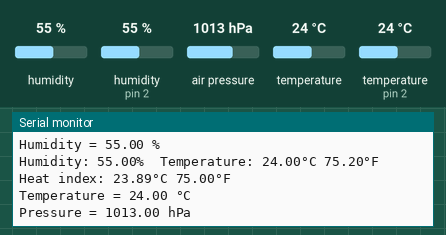
A sketch run on a simulated Arduino Uno, built with avr-gcc and run on an emulated ATmega328P. Parts: the last lines printed to the serial monitor. Inputs (shaded band) come from the test bench; at power-on: humidity 55 %, humidity (sensor on pin 2) 55 %, air pressure 1013 hPa, temperature (sensor on pin 2) 24 °C, temperature 24 °C.

Above: at 1.2 s.
1.3 s: humidity (sensor 0) set to 22 %
At 2.0 s:
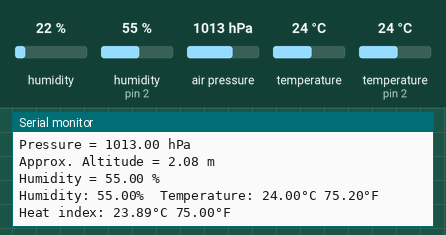
2.8 s: humidity (sensor on pin 2) set to 22 %
At 3.8 s:
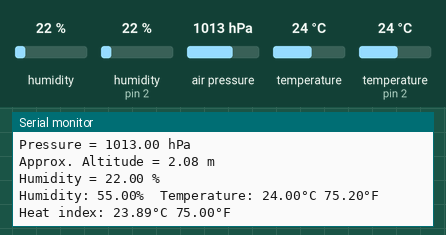
4.3 s: air pressure set to 952 hPa
At 5.4 s:
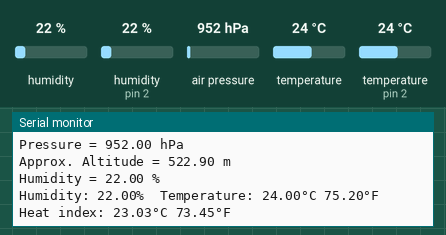
5.8 s: temperature (sensor on pin 2) set to 12 °C
At 7.2 s:
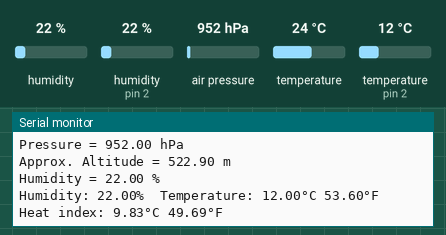
7.3 s: temperature (sensor 0) set to 12 °C
8.8 s: humidity (sensor on pin 2) set to 40 %
At 9.9 s:
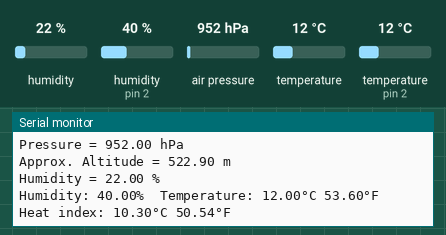
Timing chart, 0 to 11.3 s (numbered marks = the images above; inputs shaded):
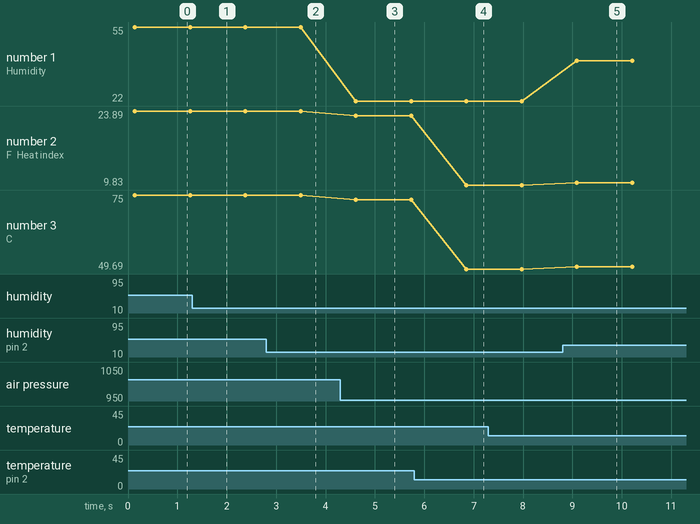

The sketch:

BME280_DHT11.ino
```cpp
#include <Wire.h>
#include <SPI.h>
#include <Adafruit_Sensor.h>
#include <Adafruit_BME280.h>

#include "DHT.h"

#define BME_SCK 13
#define BME_MISO 12
#define BME_MOSI 11
#define BME_CS 10

#define SEALEVELPRESSURE_HPA (1013.25)

Adafruit_BME280 bme; // I2C
//Adafruit_BME280 bme(BME_CS); // hardware SPI
//Adafruit_BME280 bme(BME_CS, BME_MOSI, BME_MISO, BME_SCK); // software SPI

unsigned long delayTime;

#define DHTPIN 2
#define DHTTYPE DHT11

DHT dht(DHTPIN, DHTTYPE);
void setup() {
  Serial.begin(9600);
  while (!Serial);   // time to get serial running
  Serial.println(F("BME280 test"));
  dht.begin();
  unsigned status;

  // default settings
  status = bme.begin(0x76);
  // You can also pass in a Wire library object like &Wire2
  // status = bme.begin(0x76, &Wire2)
  if (!status) {
    Serial.println("Could not find a valid BME280 sensor, check wiring, address, sensor ID!");
    Serial.print("SensorID was: 0x"); Serial.println(bme.sensorID(), 16);
    Serial.print("        ID of 0xFF probably means a bad address, a BMP 180 or BMP 085\n");
    Serial.print("   ID of 0x56-0x58 represents a BMP 280,\n");
    Serial.print("        ID of 0x60 represents a BME 280.\n");
    Serial.print("        ID of 0x61 represents a BME 680.\n");
    while (1) delay(10);
  }

  Serial.println("-- Default Test --");
  delayTime = 1000;

  Serial.println();
}
void loop() {
  printValues();
  float h = dht.readHumidity();
  // Read temperature as Celsius (the default)
  float t = dht.readTemperature();
  // Read temperature as Fahrenheit (isFahrenheit = true)
  float f = dht.readTemperature(true);

  // Check if any reads failed and exit early (to try again).
  if (isnan(h) || isnan(t) || isnan(f)) {
    Serial.println(F("Failed to read from DHT sensor!"));
    return;
  }

  // Compute heat index in Fahrenheit (the default)
  float hif = dht.computeHeatIndex(f, h);
  // Compute heat index in Celsius (isFahreheit = false)
  float hic = dht.computeHeatIndex(t, h, false);

  Serial.print(F("Humidity: "));
  Serial.print(h);
  Serial.print(F("%  Temperature: "));
  Serial.print(t);
  Serial.print(F("°C "));
  Serial.print(f);
  Serial.print(F("°F  Heat index: "));
  Serial.print(hic);
  Serial.print(F("°C "));
  Serial.print(hif);
  Serial.println(F("°F"));
  delay(delayTime);
}

void printValues() {
  Serial.print("Temperature = ");
  Serial.print(bme.readTemperature());
  Serial.println(" °C");

  Serial.print("Pressure = ");

  Serial.print(bme.readPressure() / 100.0F);
  Serial.println(" hPa");

  Serial.print("Approx. Altitude = ");
  Serial.print(bme.readAltitude(SEALEVELPRESSURE_HPA));
  Serial.println(" m");

  Serial.print("Humidity = ");
  Serial.print(bme.readHumidity());
  Serial.println(" %");

  Serial.println();
}
```

Measured:
- after the input at 4.3 s, the serial monitor: prints a new line after 0.24 s (image 3)
- after the input at 5.8 s, the serial monitor: prints a new line after 1.1 s (image 4)
- after the input at 8.8 s, the serial monitor: prints a new line after 0.29 s (image 5)
- plotted number 1: 22 → 40 after the input at 8.8 s
- plotted number 2: 23.03 → 9.83 after the input at 5.8 s, 9.83 → 10.3 after the input at 8.8 s
- plotted number 3: 73.45 → 49.69 after the input at 5.8 s, 49.69 → 50.54 after the input at 8.8 s
